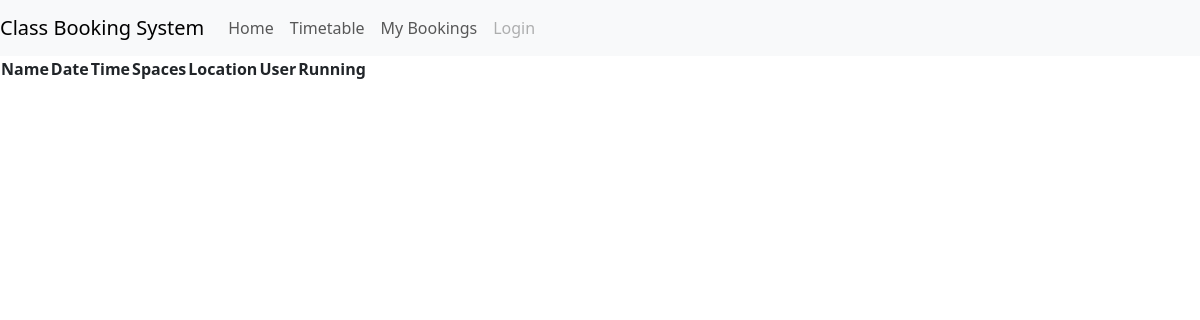
/, run on an earlier commit of the app's database.
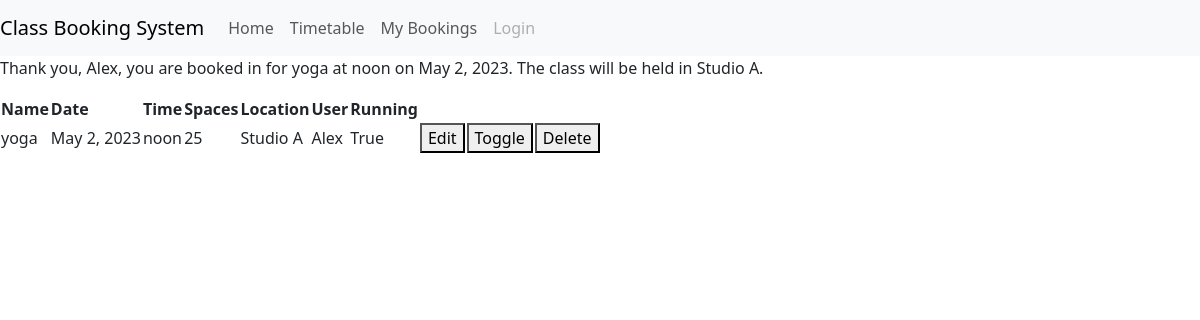
And on a later commit of the database.
### classbooking_app/models.py (models this page shows, shortened)
class Booking(models.Model):
    name = models.CharField(max_length=50, null=False, blank=False, default="test_class")
    date = models.DateField(default=date.today())
    time = models.TimeField(default=datetime.now())
    spaces = models.IntegerField(default=25)
    location = models.CharField(max_length=50, default='Studio A')
    user = models.CharField(max_length=50, null=False, blank=False, default="test_user")
    running = models.BooleanField(default=True)

### classbooking_app/views.py (the view)
# urls.py: path('', views.get_bookings, name='get_bookings'),
def get_bookings(request):
    bookings = Booking.objects.all()
    context = {
        'bookings': bookings
    }
    return render(request, 'classbooking_app/bookings.html', context)

### classbooking_app/templates/classbooking_app/bookings.html
{% extends 'classbooking_app/base.html' %}
{% block content %}
</body>
    {% for booking in bookings %}
    <p>Thank you, {{ booking.user }}, you are booked in for {{ booking.name }} at {{ booking.time }}
         on {{ booking.date }}. The class will be held in {{ booking.location }}.
    </p>
    {% endfor %}
    <table>
        <th>Name</th>
        <th>Date</th>
        <th>Time</th>
        <th>Spaces</th>
        <th>Location</th>
        <th>User</th>
        <th>Running</th>
        {% for booking in bookings %}
        <tr>
        <td>{{ booking.name }}</td>
        <td>{{ booking.date }}</td>
        <td>{{ booking.time }}</td>
        <td>{{ booking.spaces }}</td>
        <td>{{ booking.location }}</td>
        <td>{{ booking.user }}</td>
        <td>{{ booking.running }}</td>
        <td><a href="/edit/{{ booking.id}}"><button>Edit</button></a></td>
        <td><a href="/toggle/{{ booking.id}}"><button>Toggle</button></a></td>
        <td><a href="/delete/{{ booking.id}}"><button>Delete</button></a></td>
        </tr>
    </table>
    {% endfor %}
{% endblock %}

What changed in the data, as far as the page shows it:
added Booking: user "Alex", name "yoga", time "noon", date "May 2, 2023", location "Studio A", spaces "25", running "True"
